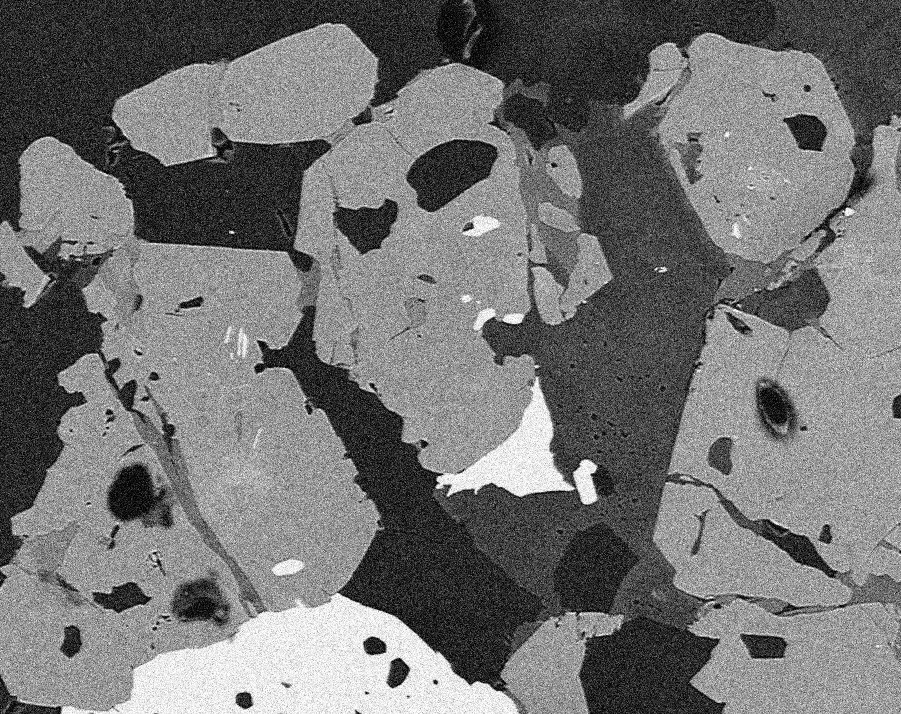
#> input picture Segmentations/images/BSE_Google_noisy.jpg, 901 x 714 px
$ python histogram_segmentation.py
#> lines starting #> are read from the running program, lines starting #| are printed output that depends on the picture; after the words box and inside, x2 and y2 are one past the last pixel; in counts of white or black regions, pixels touching at a corner belong together
# Histogram based segmentation:

import numpy as np
from matplotlib import pyplot as plt
from scipy import ndimage as nd

from skimage import io
from skimage.restoration import denoise_nl_means, estimate_sigma
from skimage import img_as_ubyte, img_as_float


img_path = r"./images/"
img = io.imread( img_path + "BSE_Google_noisy.jpg")
#> img is the input picture: shape (714, 901); min 0, max 255, mean 114.9
plt.imshow(img, cmap=plt.cm.gray, interpolation='nearest')
# plt.show()

################################################################

# 1. clean the noise using NL-means filter:

float_img = img_as_float(img) # convert to float
sigma_est = np.mean(estimate_sigma(float_img)) # estimate the standard deviation of the noise
#> sigma_est = 0.0967

denoise_img = denoise_nl_means(float_img, h=1.15 * sigma_est, fast_mode=True,  # denoise the image
                               patch_size=5, patch_distance=3)

denoise_img_as_8byte = img_as_ubyte(denoise_img) # convert the image to 8-bit unsigned integer.
# plt.imshow(denoise_img_as_8byte, cmap=plt.cm.gray, interpolation='nearest') # nearest uses the nearest pixel value.
# plt.show()


################################################################

# 2. to look at the histogram to see howmany peaks we have, and then we can decide how many classes we need to segment the image.

'''
.flat is used to flatten 2d dimension to 1d dimension, because the hist function only accepts 1d array.
bins = 100 means that we want to divide the range of the data into 100 bins.
range = (0,255) means that we want to look at the data between 0 and 255.
'''
# plt.hist(denoise_img_as_8byte.flat, bins=100, range=(0,255 ))
# plt.show()


segm1 = (denoise_img_as_8byte <= 57) # seqm1 is mean that the pixel value is less than 57.
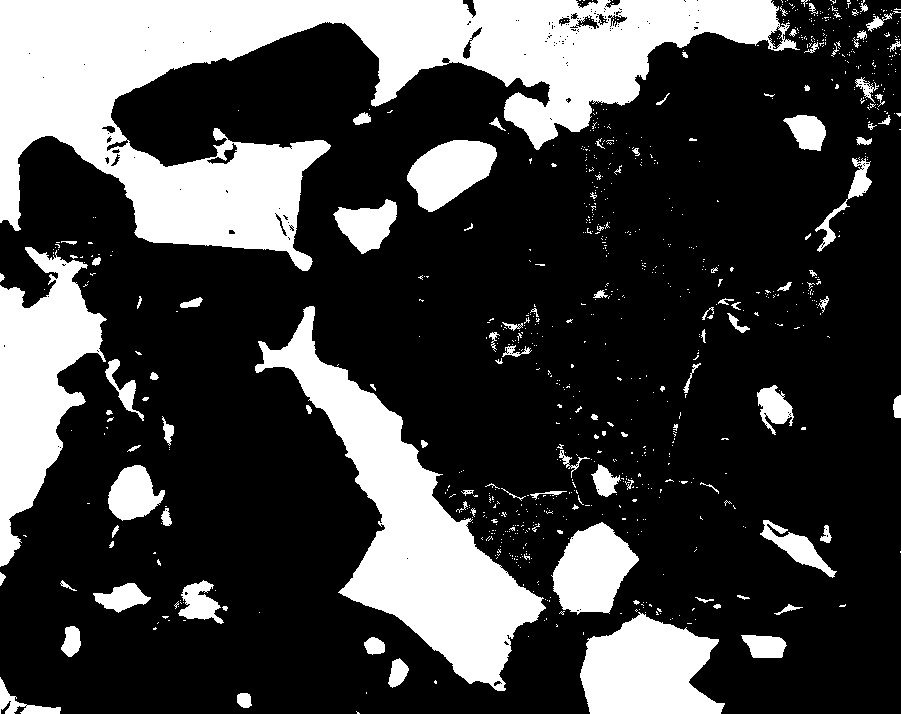
#> segm1: shape (714, 901) bool; 26.2% white; 885 white regions (780 under 20 px), largest, box (x1, y1, x2, y2) and area: (0, 0, 800, 271) 80580, (255, 306, 546, 691) 30742, (0, 247, 107, 567) 16772
segm2 = (denoise_img_as_8byte > 57) & (denoise_img_as_8byte <= 110)
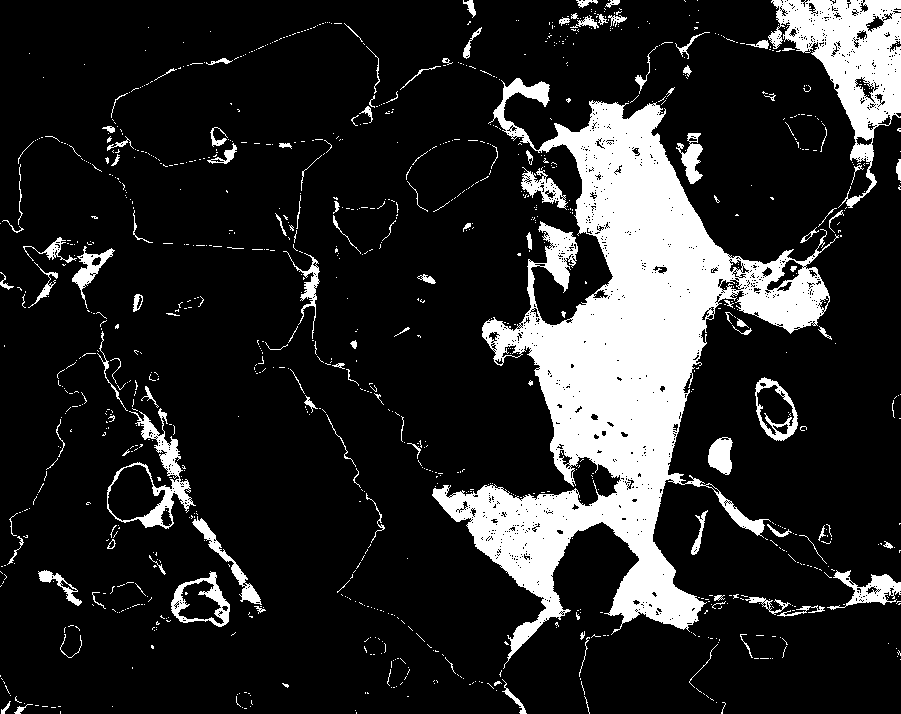
#> segm2: shape (714, 901) bool; 16% white; 1052 white regions (925 under 20 px), largest, box (x1, y1, x2, y2) and area: (432, 78, 839, 669) 72176, (768, 0, 901, 208) 10704, (107, 408, 196, 529) 2270
segm3 = (denoise_img_as_8byte > 110) & (denoise_img_as_8byte <= 210)
#> segm3: shape (714, 901) bool; 52.3% white; 234 black regions (170 under 20 px), largest, box (x1, y1, x2, y2) and area: (0, 0, 901, 714) 259513, (0, 237, 196, 567) 24099, (406, 138, 498, 212) 4262
segm4 = (denoise_img_as_8byte > 210)
#> segm4: shape (714, 901) bool; 5.5% white; 48 white regions (36 under 20 px), largest, box (x1, y1, x2, y2) and area: (94, 593, 517, 714) 27930, (436, 378, 574, 496) 5538, (574, 460, 596, 504) 644

# to show all these images in single visualization
#Construct a new empty image with same shape as original except with 3 layers.

'''
denoise_img_as_8byte.shape[0] means that we want to get the first dimension of the array.
denoise_img_as_8byte.shape[1] means that we want to get the second dimension of the array.
3 means that we want to have 3 layers.
'''
# [13 lines of commented-out code are left out]

'''
binary opening is used to remove small objects from the background of an image and takes care of isolated pixels within the window
binary closing is used to remove small holes from the foreground of an image and takes care of isolated holes within the defined window
'''
segm1_opened = nd.binary_opening(segm1, np.ones((3,3))) # np.ones((3,3)) means that we want to use a 3x3 matrix.
#> segm1_opened: shape (714, 901) bool; 25.4% white; 120 white regions (48 under 20 px), largest, box (x1, y1, x2, y2) and area: (0, 0, 778, 271) 79512, (255, 306, 545, 691) 30661, (0, 247, 106, 566) 16637
segm1_closed = nd.binary_closing(segm1_opened, np.ones((3,3)))
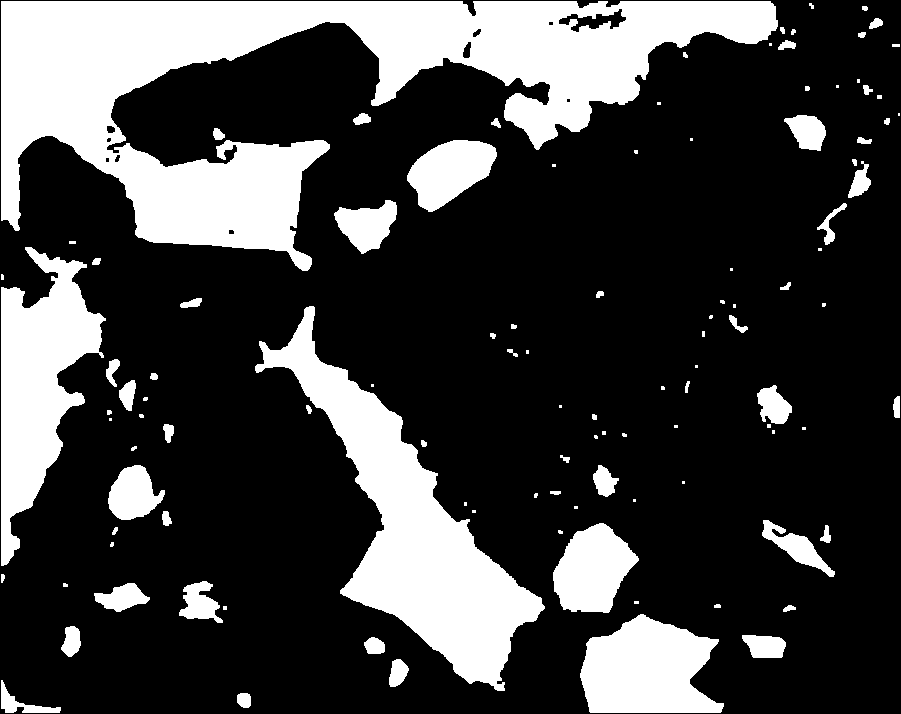
#> segm1_closed: shape (714, 901) bool; 25.3% white; 110 white regions (42 under 20 px), largest, box (x1, y1, x2, y2) and area: (1, 1, 778, 271) 79068, (255, 306, 545, 691) 30704, (1, 247, 106, 566) 16426

segm2_opened = nd.binary_opening(segm2, np.ones((3,3)))
#> segm2_opened: shape (714, 901) bool; 13.9% white; 158 white regions (52 under 20 px), largest, box (x1, y1, x2, y2) and area: (433, 102, 735, 656) 61904, (774, 0, 901, 140) 9089, (739, 251, 829, 333) 3769
segm2_closed = nd.binary_closing(segm2_opened, np.ones((3,3)))
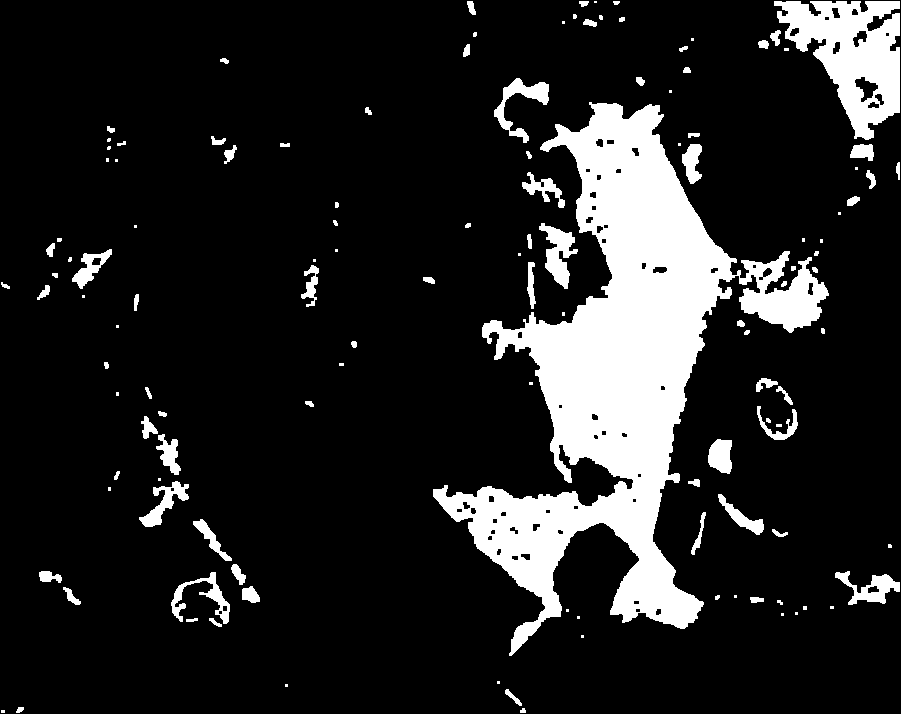
#> segm2_closed: shape (714, 901) bool; 14.1% white; 127 white regions (44 under 20 px), largest, box (x1, y1, x2, y2) and area: (433, 102, 829, 656) 67048, (774, 1, 900, 140) 9240, (539, 223, 578, 289) 1178

segm3_opened = nd.binary_opening(segm3, np.ones((3,3)))
#> segm3_opened: shape (714, 901) bool; 51.7% white; 110 black regions (57 under 20 px), largest, box (x1, y1, x2, y2) and area: (0, 0, 901, 714) 266276, (0, 237, 196, 567) 24563, (406, 138, 498, 212) 4263
segm3_closed = nd.binary_closing(segm3_opened, np.ones((3,3)))
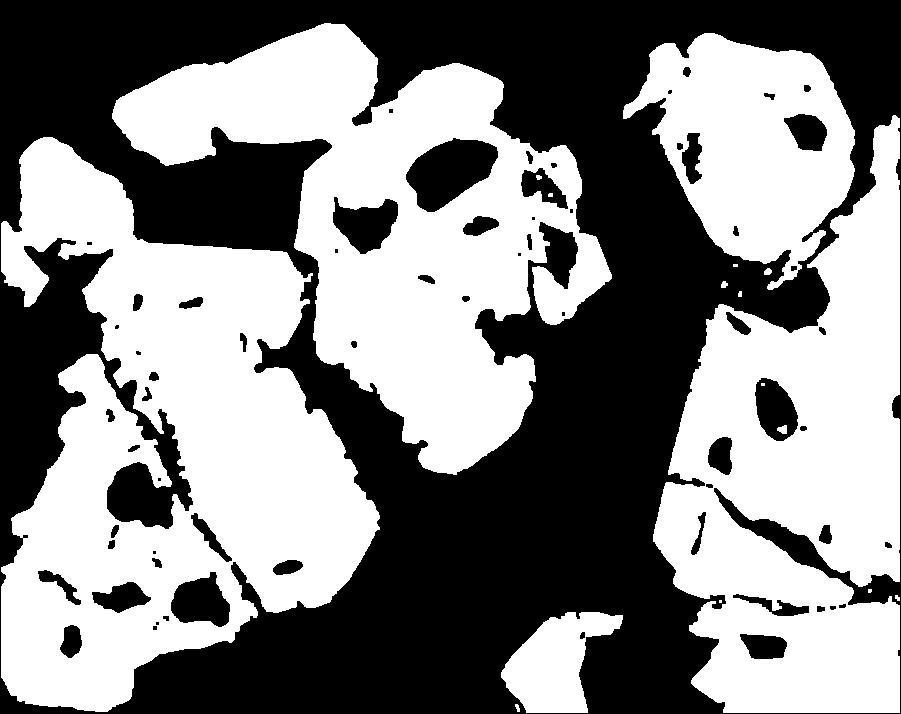
#> segm3_closed: shape (714, 901) bool; 51.7% white; 65 black regions (14 under 20 px), largest, box (x1, y1, x2, y2) and area: (0, 0, 901, 714) 289301, (406, 138, 498, 212) 4262, (333, 197, 398, 254) 2268

segm4_opened = nd.binary_opening(segm4, np.ones((3,3)))
#> segm4_opened: shape (714, 901) bool; 5.5% white; 13 white regions, largest, box (x1, y1, x2, y2) and area: (116, 594, 517, 714) 27855, (438, 382, 572, 496) 5506, (574, 460, 596, 504) 643
segm4_closed = nd.binary_closing(segm4_opened, np.ones((3,3)))
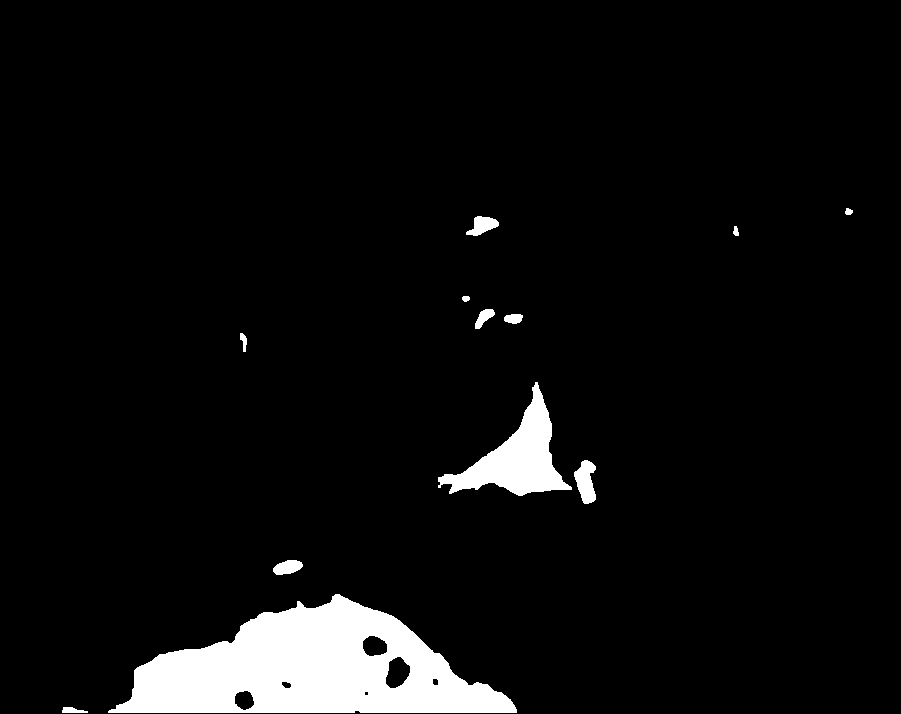
#> segm4_closed: shape (714, 901) bool; 5.5% white; 12 white regions, largest, box (x1, y1, x2, y2) and area: (108, 594, 517, 713) 27536, (438, 382, 572, 496) 5508, (574, 460, 596, 504) 643


all_segments_cleaned = np.zeros((denoise_img_as_8byte.shape[0], denoise_img_as_8byte.shape[1], 3))

all_segments_cleaned[segm1_closed] = (1,0,0)
all_segments_cleaned[segm2_closed] = (0,1,0)
all_segments_cleaned[segm3_closed] = (0,0,1)
all_segments_cleaned[segm4_closed] = (1,1,0)

plt.imshow(all_segments_cleaned)
plt.show()
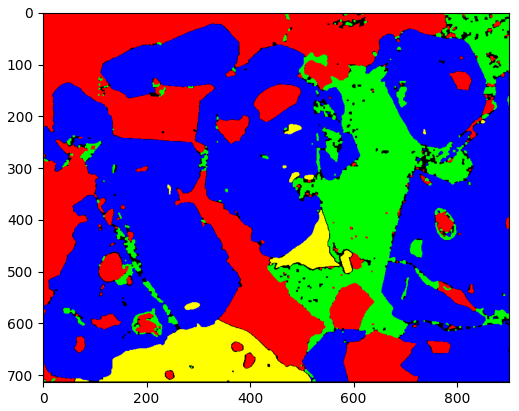
#> figure drawn by matplotlib, 1 panel
